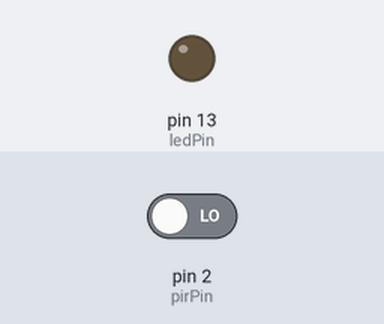
A sketch run on a simulated Arduino Uno, built with avr-gcc and run on an emulated ATmega328P. On the bench: output pins drawn as LEDs (lit = HIGH). The inputs (shaded band) are chosen by the test bench; at power-on: pin 2 (pirPin) LOW. What the sketch prints to the serial monitor is not drawn.

Above: at 1.2 s.
1.3 s: pin 2 (pirPin) driven HIGH
At 1.7 s:
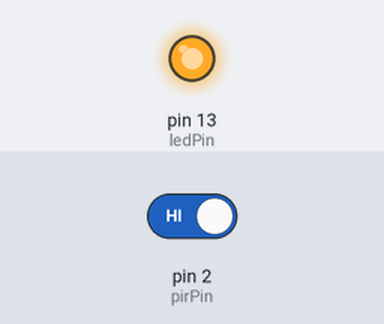
2.8 s: pin 2 (pirPin) driven LOW
At 5.5 s:
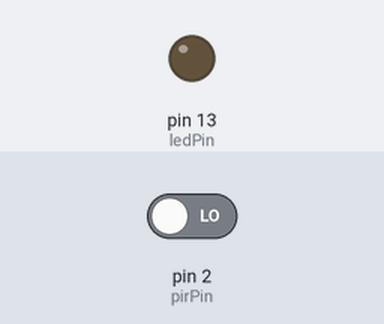
Timing chart, 0 to 7.0 s (numbered marks = the images above; inputs shaded):
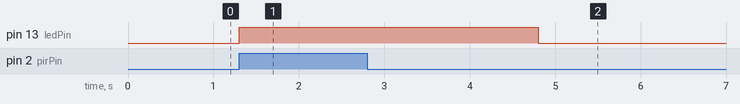

Measured:
- after the input at 1.3 s, pin 13 (ledPin): LOW → HIGH at once
- after the input at 2.8 s, pin 13 (ledPin): HIGH → LOW after 2.0 s

The sketch:

piralarmatemporizada.ino
```cpp
const int pirPin = 2;     // Pin del sensor PIR
const int ledPin = 13;     // Pin del LED

int pirState = LOW;       // Estado actual del PIR
int lastPirState = LOW;   // Último estado del PIR

unsigned long lastMessageTime = 0;         // Tiempo del último mensaje enviado
const unsigned long messageInterval = 60000; // Intervalo en milisegundos (ej. 30 segundos)
bool firstMessageSent = false;             // Bandera para el primer mensaje

void setup() {
  Serial.begin(115200);

  pinMode(pirPin, INPUT);
  pinMode(ledPin, OUTPUT);
  digitalWrite(ledPin, LOW);  // LED apagado al inicio


}

void loop() {
  int pirReading = digitalRead(pirPin);  // Lee el estado del PIR

  // Si el estado del PIR ha cambiado
  if (pirReading != lastPirState) {
    lastPirState = pirReading;
    Serial.println("Ocurrio un Movimiento");
    // Si detecta movimiento
    if (pirReading == HIGH) {
      digitalWrite(ledPin, HIGH);  // Enciende el LED

      // Verifica si es el primer mensaje o si ha pasado el intervalo
      if (!firstMessageSent || (millis() - lastMessageTime >= messageInterval)) {

        Serial.println("Mensaje enviado: ");

        lastMessageTime = millis();  // Actualiza el tiempo del último mensaje
        firstMessageSent = true;     // Marca el primer mensaje como enviado
      }
    } else {
      delay(2000);
      digitalWrite(ledPin, LOW);  // Apaga el LED si no hay movimiento

    }
  }
  Serial.println(pirReading);
}
```
